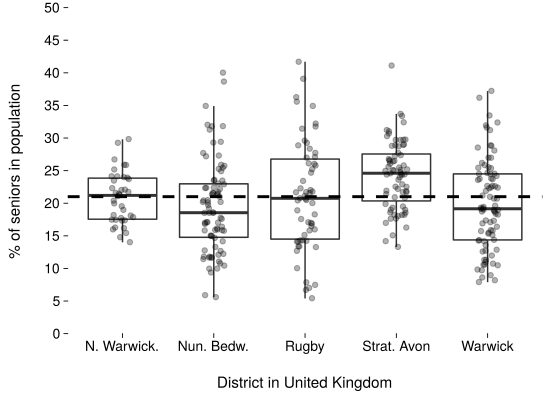

The R source for this figure:
# ----------------------------------------------------------------------
# Information
# ----------------------------------------------------------------------

# This script produces figure that illustrates  
# percentage of seniors in each district

# see "seniorsPerDistrict.pdf" for how the final result should look like


# ----------------------------------------------------------------------
# Loading packages, data and defining parameters
# ----------------------------------------------------------------------

# house cleaning
rm(list = ls())

# load packages 
library('ggplot2')

# if interactive, during the development, set to TRUE
interactive <- FALSE
if (interactive) {
    # change the working directory to your own
    setwd("/home/hstojic/Teaching/BGSE_DS_ITC_2017/solutions/Rdata")
} 

# font setup
fontSetup <- "Helvetica"
fontSize <- 10

# loading our processed data
load("dProcessed/procData.RData")

# set the name under which the figure will be saved
figurePathName <- "rFigs/seniorsPerDistrict"
 

# ----------------------------------------------------------------------
# Preparing the data for the plots
# ----------------------------------------------------------------------

# ----
# 1. Renaming the values in the District variable
# ----

# Use "unique" command to get the list of all district names in the dataset
YOUR-CODE

# Notice that some values, like "North Warwickshire" are quite long, this
# will not look good on a figure, so it would be good if we would shorten
# the names a bit. Change the following values in District variable:
# 
# "Stratford-on-Avon" -> "Strat. Avon"
# "Nuneaton & Bedworth" -> "Nun. Bedw."
# "North Warwickshire" -> "N. Warwick."

labels <- c(
    "Stratford-on-Avon" = "Strat. Avon",
    "Nuneaton & Bedworth" = "Nun. Bedw.",
    "North Warwickshire" = "N. Warwick."
)

# create a short for loop that would iterate over the labels vector
# check for those elements in the District variable (in the aging data frame)
# that have value on the left hand side (element names) and change it with 
# the value on the right hand side (elements in the labels vector)
for (i in names(labels)) {
    aging$District <- YOUR-CODE
}

# check the result using unique function

# you should get 
# [1] "Rugby" "Strat. Avon" "Nun. Bedw." "Warwick" "N. Warwick."


# ----
# 2. Compute the mean percentage of seniors in the whole dataset
# ----

meanSeniors <- YOUR-CODE


# ----------------------------------------------------------------------
# Producing a figure
# ----------------------------------------------------------------------

# ----
# 3. Using ggplot2 package, write a code that will generate the figure 
# ----

# - use the "aging" data frame
# - you will find more comments interspersed within figure code, 
#   ggplot figures consist of layers, each layer connected with + 
#   operator, e.g. layer that plots boxplots, layer that plots points etc

figure <- 
    ggplot(YOUR-CODE) + 

    # you need at least one layer to plot a figure with the ggplot
    # as a first layer we will plot the box plots of the distributions 
    # of observations for districts
    YOUR-CODE +
    
    # plot the points and apply the so called jitter - displace the 
    # position of points horizontally in random fashion
    YOUR-CODE +

    # set the names for the x and y axis
    # set the limits of the y axis to 0 to 50, and set the breaks
    # to go from 0 to 50 in steps of 5 
    scale_x_discrete(YOUR-CODE) + 
    scale_y_continuous(YOUR-CODE)  + 
    
    # create a horizontal illustrating the mean percentage of seniors
    # set it to the value you have computed above, "meanSeniors"
    geom_hline(YOUR-CODE) +
    
    # the figure already looks quite good, but you can use the "theme" to 
    # specify some details further, like color of the background etc
    # I use it to make the figures correspond more to Tufte's prescriptions
    # for good graphics (see https://www.edwardtufte.com/tufte/books_vdqi)
    theme(
        YOUR-CODE
    )


# ----------------------------------------------------------------------
# Saving the figure
# ----------------------------------------------------------------------

# ----
# 4. Save it in png format
# ----

# - first set the filename and its extension - png
# - then call the png device with this filename and print the figure,
#   you might want to check height, width and resolution parameters 
# - do not forget to turn off the device 

saveFileName <- paste0(figurePathName, ".png")
YOUR-CODE


# ----
# 5. save it in a PDF format
# ----

# - do the same as above, but now for pdf format, I recommend cairo_pdf 
#   device

saveFileName <- paste0(figurePathName, ".pdf")
YOUR-CODE
